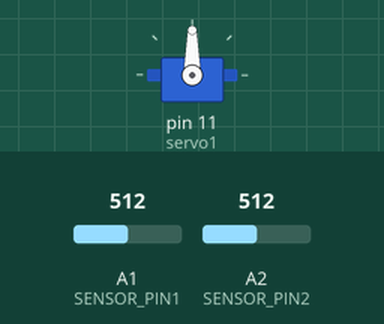
Recording of a sketch running on a simulated Arduino Uno, built with avr-gcc and run on an emulated ATmega328P. Parts: servo. Inputs (shaded band) come from the test bench; at power-on: A1 (SENSOR_PIN1) = 512, A2 (SENSOR_PIN2) = 512.

Above: at 1.2 s.
1.3 s: A1 (SENSOR_PIN1) set to 407
2.8 s: A1 (SENSOR_PIN1) set to 386
At 4.0 s:
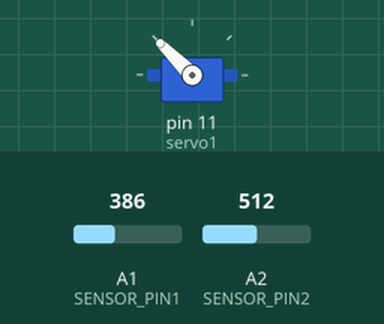
4.3 s: A1 (SENSOR_PIN1) set to 410
At 5.3 s:
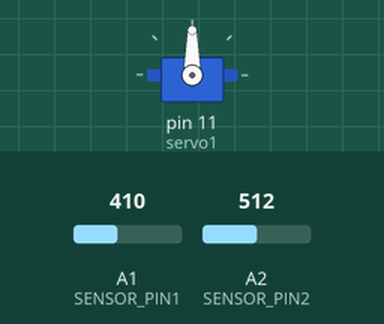
5.8 s: A2 (SENSOR_PIN2) set to 417
7.3 s: A2 (SENSOR_PIN2) set to 382
At 8.5 s:
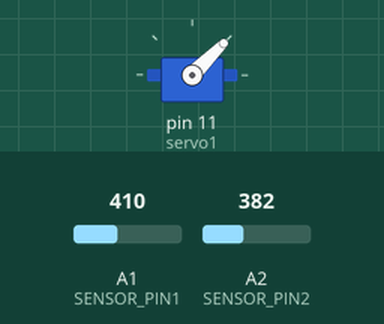
8.8 s: A2 (SENSOR_PIN2) set to 410
At 9.9 s:
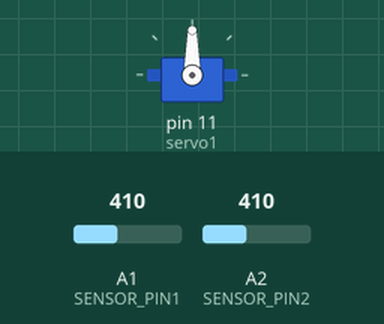
Timing chart, 0 to 11.3 s (numbered marks = the images above; inputs shaded):
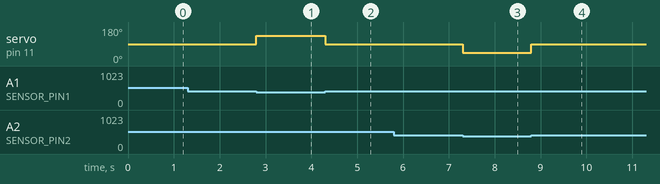

The sketch:

rudder_test.ino
```cpp
#include <Servo.h>
#define SENSOR_PIN1 A1
#define SENSOR_PIN2 A2
Servo servo1;
void setup() {
  servo1.attach(11);

}

void loop() {
  if(analogRead(SENSOR_PIN1)<400 and analogRead(SENSOR_PIN2)>400){
    servo1.write(135);
  }else if (analogRead(SENSOR_PIN1)>400 and analogRead(SENSOR_PIN2)<400){
    servo1.write(45);
  }else if (analogRead(SENSOR_PIN1)>400 and analogRead(SENSOR_PIN2)>400){
    servo1.write(90);
  }else if (analogRead(SENSOR_PIN1)<400 and analogRead(SENSOR_PIN2)<400){
    servo1.write(90);
  }
}
```

Measured:
- the behaviour switches between 400 and 399 on A1 (SENSOR_PIN1) (found by bisection; images 0 and 1)
- the behaviour switches between 400 and 399 on A2 (SENSOR_PIN2) (found by bisection; images 2 and 3)
- after the input at 1.3 s, every drawn part: stays the same
- after the input at 2.8 s, servo on pin 11 (servo1): 90° → 135° at once
- after the input at 4.3 s, servo on pin 11 (servo1): 135° → 90° at once
- after the input at 5.8 s, every drawn part: stays the same
- after the input at 7.3 s, servo on pin 11 (servo1): 90° → 45° at once
- after the input at 8.8 s, servo on pin 11 (servo1): 45° → 90° at once
